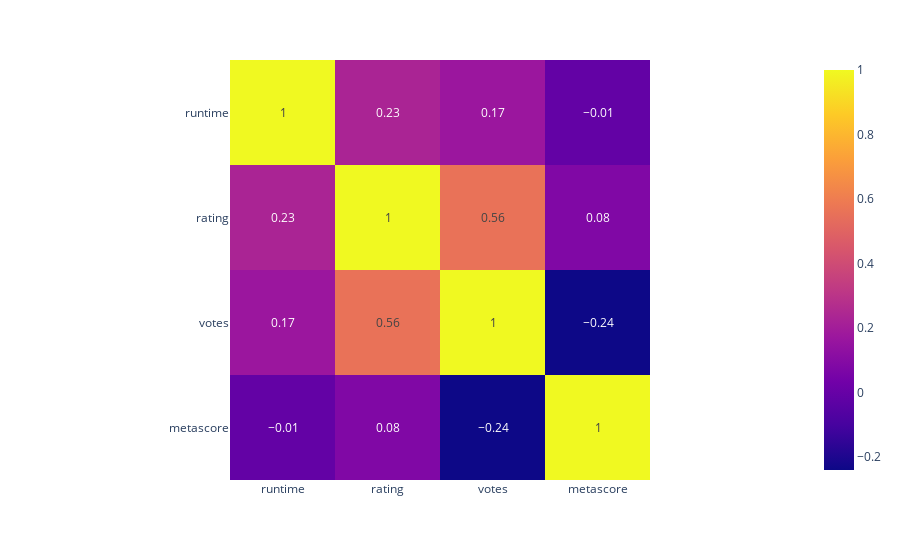

The notebook cell saved with this chart:
### Code cell
px.imshow(movies.corr().round(2), text_auto= True)

### Figure 1 — Plotly figure (JSON) as saved in the notebook; plotly's stock layout.template omitted (floating-point values rounded to 4 significant figures)
{"data": [{"coloraxis": "coloraxis", "hovertemplate": "x: %{x}<br>y: %{y}<br>color: %{z}<extra></extra>", "name": "0", "texttemplate": "%{z}", "type": "heatmap", "x": ["runtime", "rating", "votes", "metascore"], "xaxis": "x", "y": ["runtime", "rating", "votes", "metascore"], "yaxis": "y", "z": [[1, 0.23, 0.17, -0.01], [0.23, 1, 0.56, 0.08], [0.17, 0.56, 1, -0.24], [-0.01, 0.08, -0.24, 1]]}], "layout": {"coloraxis": {"colorscale": [[0, "#0d0887"], [0.1111, "#46039f"], [0.2222, "#7201a8"], [0.3333, "#9c179e"], [0.4444, "#bd3786"], [0.5556, "#d8576b"], [0.6667, "#ed7953"], [0.7778, "#fb9f3a"], [0.8889, "#fdca26"], [1, "#f0f921"]]}, "margin": {"t": 60}, "xaxis": {"anchor": "y", "constrain": "domain", "domain": [0, 1], "scaleanchor": "y"}, "yaxis": {"anchor": "x", "autorange": "reversed", "constrain": "domain", "domain": [0, 1]}}}
